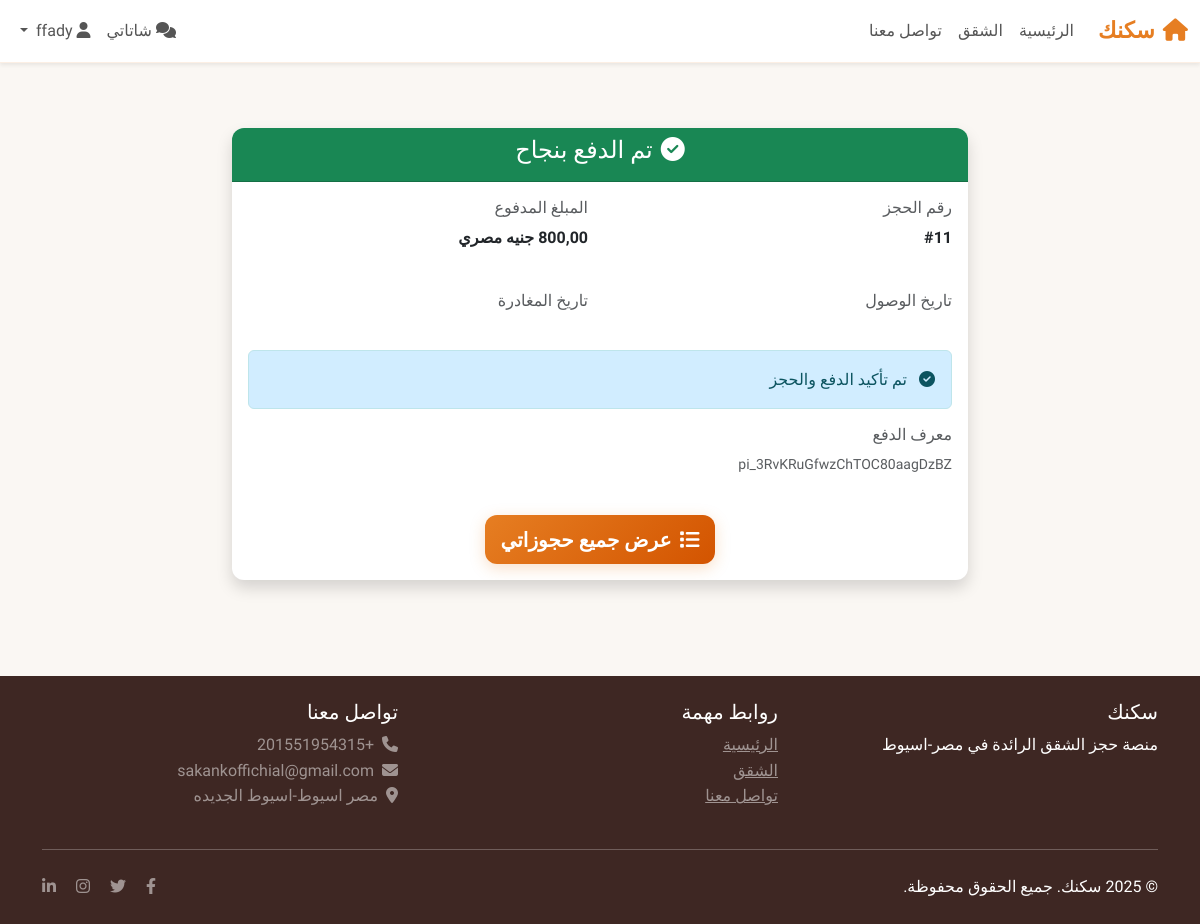
The app's page /payments/success/ (signed in), older data.
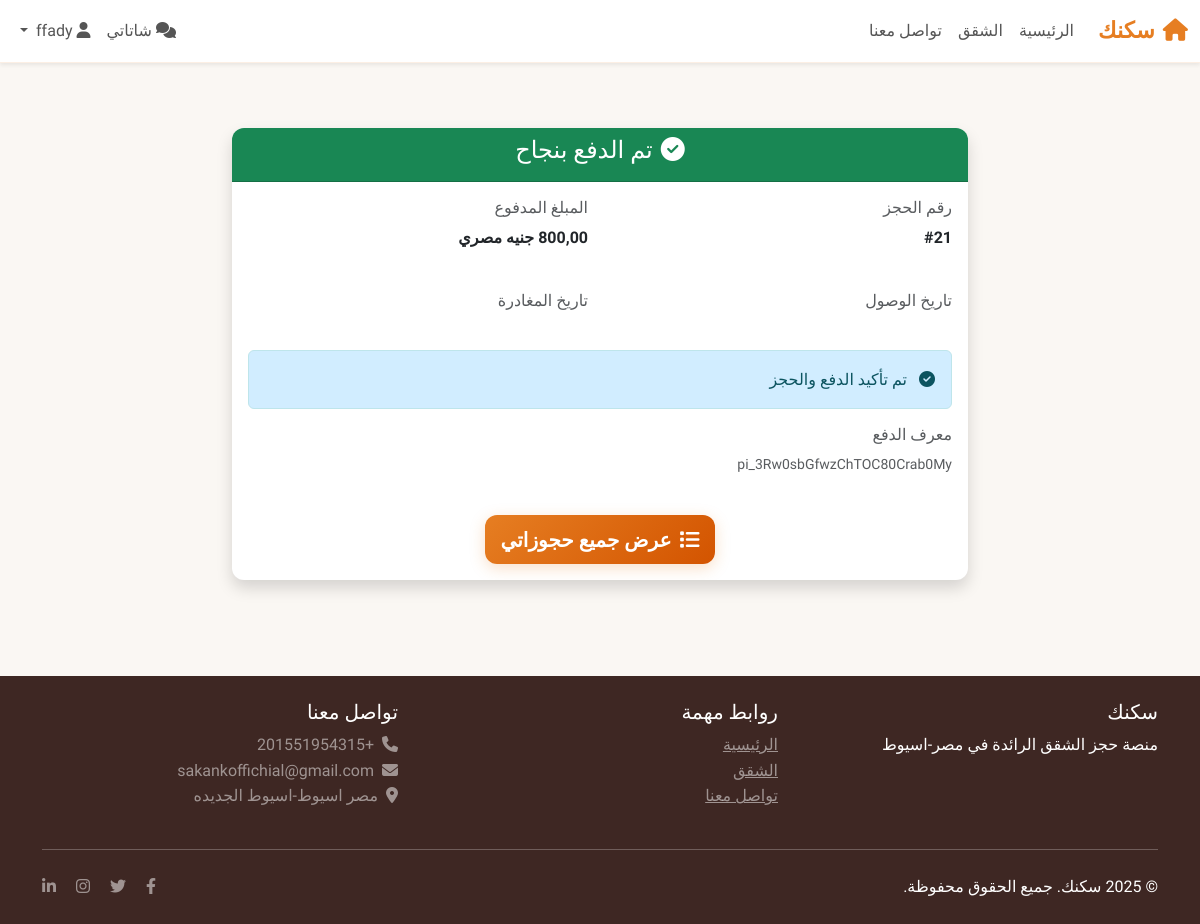
The same page, newer data.
### bookings/models.py (models this page shows, shortened)
class Booking(models.Model):
    STATUS_CHOICES = [
        ('pending', 'في الانتظار'),
        ('confirmed', 'مؤكد'),
        ('cancelled', 'ملغي'),
        ('completed', 'مكتمل'),
    ]
    PAYMENT_STATUS_CHOICES = [
        ('pending', 'في الانتظار'),
        ('paid', 'مدفوع'),
        ('failed', 'فشل'),
        ('refunded', 'مسترد'),
    ]
    user = models.ForeignKey(
        User,
        on_delete=models.CASCADE,
        related_name='bookings',
        verbose_name='المستخدم'
    )
    order = models.ForeignKey(
        'BookingOrder',
        on_delete=models.CASCADE,
        related_name='bookings',
        null=True,
        blank=True,
        verbose_name='الأمر'
    )
    bed = models.ForeignKey(
        Bed,
        on_delete=models.CASCADE,
        related_name='bookings',
        verbose_name='السرير'
    )
    start_date = models.DateField(
        verbose_name='تاريخ البداية'
    )
    end_date = models.DateField(
        verbose_name='تاريخ النهاية'
    )
    monthly_price = models.DecimalField(
        max_digits=10,
        decimal_places=2,
        verbose_name='السعر الشهري'
    )
    total_amount = models.DecimalField(
        max_digits=10,
        decimal_places=2,
        verbose_name='المبلغ الإجمالي'
    )
    commission_amount = models.DecimalField(
        max_digits=10,
        decimal_places=2,
        default=150,
        verbose_name='عمولة السرير'
    )
    status = models.CharField(
        max_length=15,
        choices=STATUS_CHOICES,
        default='pending',
        verbose_name='حالة الحجز'
    )
    payment_status = models.CharField(
        max_length=15,
        choices=PAYMENT_STATUS_CHOICES,
        default='pending',
        verbose_name='حالة الدفع'
    )
    stripe_payment_intent_id = models.CharField(
        max_length=200,
        blank=True,
        verbose_name='معرف نية الدفع في Stripe'
    )
    notes = models.TextField(
        blank=True,
        verbose_name='ملاحظات'
    )
    created_at = models.DateTimeField(
        auto_now_add=True,
        verbose_name='تاريخ الإنشاء'
    )
    updated_at = models.DateTimeField(
        auto_now=True,
        verbose_name='تاريخ التحديث'
    )
    class Meta:
        verbose_name = 'حجز'
        verbose_name_plural = 'الحجوزات'
        ordering = ['-created_at']

### payments/models.py (models this page shows, shortened)
class Payment(models.Model):
    STATUS_CHOICES = [
        ('pending', 'في الانتظار'),
        ('processing', 'قيد المعالجة'),
        ('succeeded', 'نجح'),
        ('failed', 'فشل'),
        ('cancelled', 'ملغي'),
        ('refunded', 'مسترد'),
    ]
    booking = models.OneToOneField(
        Booking,
        on_delete=models.CASCADE,
        related_name='payment',
        verbose_name='الحجز'
    )
    stripe_payment_intent_id = models.CharField(
        max_length=200,
        unique=True,
        verbose_name='معرف نية الدفع'
    )
    stripe_charge_id = models.CharField(
        max_length=200,
        blank=True,
        verbose_name='معرف الشحن'
    )
    amount = models.DecimalField(
        max_digits=10,
        decimal_places=2,
        verbose_name='المبلغ'
    )
    currency = models.CharField(
        max_length=3,
        default='SAR',
        verbose_name='العملة'
    )
    status = models.CharField(
        max_length=15,
        choices=STATUS_CHOICES,
        default='pending',
        verbose_name='حالة الدفع'
    )
    stripe_fee = models.DecimalField(
        max_digits=10,
        decimal_places=2,
        null=True,
        blank=True,
        verbose_name='رسوم Stripe'
    )
    net_amount = models.DecimalField(
        max_digits=10,
        decimal_places=2,
        null=True,
        blank=True,
        verbose_name='المبلغ الصافي'
    )
    failure_reason = models.TextField(
        blank=True,
        verbose_name='سبب الفشل'
    )
    created_at = models.DateTimeField(
        auto_now_add=True,
        verbose_name='تاريخ الإنشاء'
    )
    updated_at = models.DateTimeField(
        auto_now=True,
        verbose_name='تاريخ التحديث'
    )
    class Meta:
        verbose_name = 'دفعة'
        verbose_name_plural = 'الدفعات'
        ordering = ['-created_at']

### payments/views.py (the view, shortened to what this page needs)
# urls.py: path('success/', views.PaymentSuccessView.as_view(), name='payment_success'),
class PaymentSuccessView(LoginRequiredMixin, TemplateView):
    template_name = 'payments/success.html'
    def get_context_data(self, **kwargs):
        context = super().get_context_data(**kwargs)
        session_id = self.request.GET.get('session_id')
        if 'booking' not in context:
            try:
                latest_booking = Booking.objects.filter(
                    user=self.request.user,
                    payment_status='paid'
                ).order_by('-created_at').first()
                if latest_booking:
                    context['booking'] = latest_booking
                    context['payment'] = Payment.objects.filter(booking=latest_booking).first()
            except:
                pass
        return context

### templates/payments/success.html (shortened to what this page needs)
{% extends 'base.html' %}
{% load static %}
{% block content %}
<div class="container my-5">
    {% if booking %}
        <div class="row justify-content-center">
            <div class="col-md-8">
                <div class="card shadow">
                    <div class="card-header bg-success text-white text-center">
                        <h4><i class="fas fa-check-circle me-2"></i>تم الدفع بنجاح</h4>
                    </div>
                    <div class="card-body">
                        <div class="row mb-4"
                             data-booking-id="{{ booking.id }}"
                             data-payment-status="{{ booking.payment_status }}">
                            <div class="col-md-6">
                                <h6 class="text-muted">رقم الحجز</h6>
                                <p class="fw-bold">#{{ booking.id }}</p>
                            </div>
                            <div class="col-md-6">
                                <h6 class="text-muted">المبلغ المدفوع</h6>
                                <p class="fw-bold">{{ booking.total_amount }} جنيه مصري</p>
                            </div>
                        </div>
                        <div class="row mb-4">
                            <div class="col-md-6">
                                <h6 class="text-muted">تاريخ الوصول</h6>
                            </div>
                            <div class="col-md-6">
                                <h6 class="text-muted">تاريخ المغادرة</h6>
                            </div>
                        </div>
                        <div id="payment-status-alert" class="alert
                             {% if booking.payment_status == 'paid' %}
                                 alert-success payment-status-success
                             {% else %}
                                 alert-warning payment-status-pending
                             {% endif %}">
                            <div class="d-flex align-items-center">
                                <div class="flex-grow-1">
                                    {% if booking.payment_status == 'paid' %}
                                        <i class="fas fa-check-circle me-2"></i>
                                        تم تأكيد الدفع والحجز
                                    {% else %}
                                        <i class="fas fa-clock me-2"></i>
                                        <span id="status-text">جاري التحقق من حالة الدفع...</span>
                                    {% endif %}
                                </div>
                            </div>
                        </div>
                        {% if payment %}
                            <div class="row mb-4">
                                <div class="col-12">
                                    <h6 class="text-muted">معرف الدفع</h6>
                                    <p class="small text-muted">{{ payment.stripe_payment_intent_id }}</p>
                                </div>
                            </div>
                        {% endif %}
                        <div class="text-center">
                            <a href="{% url 'bookings:my_bookings' %}" class="btn btn-primary btn-lg">
                                <i class="fas fa-list me-2"></i>عرض جميع حجوزاتي
                            </a>
                        </div>
                    </div>
                </div>
            </div>
        </div>
    {% endif %}
</div>
{% endblock %}

Row changes from the older to the newer data that the page shows:
no longer on this page (row unchanged): Booking: id "11"
no longer on this page (row unchanged): Payment: stripe_payment_intent_id "pi_3RvKRuGfwzChTOC80aagDzBZ"
added Booking: id "21"
added Payment: stripe_payment_intent_id "pi_3Rw0sbGfwzChTOC80Crab0My"
